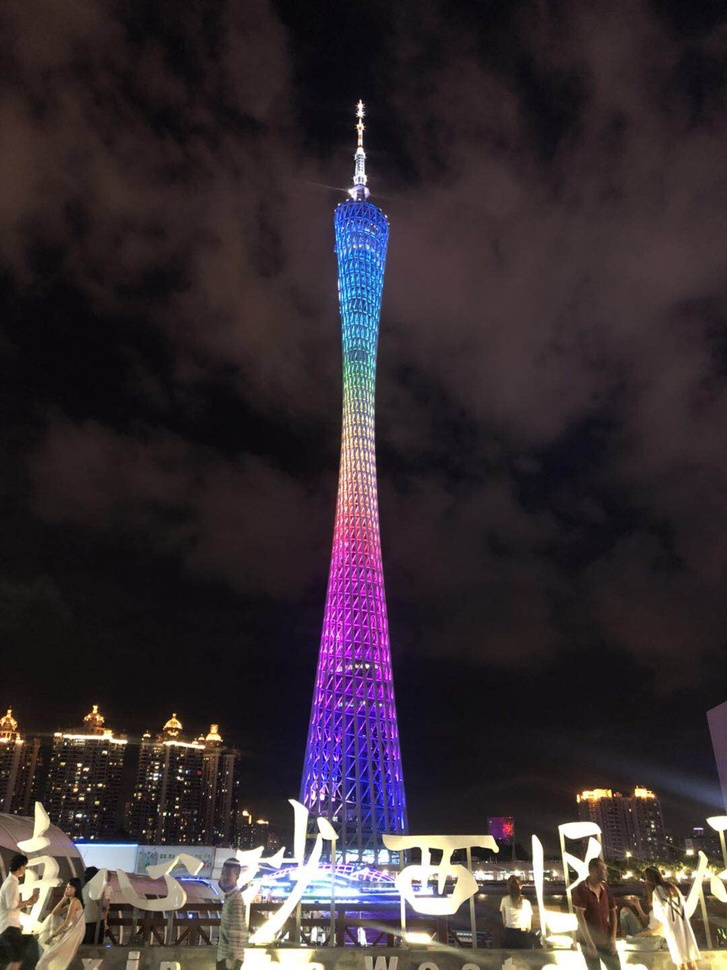
#> input picture 05_openCV/00_体验课资料/image.jpg, 727 x 970 px, shrunk from 1080 x 1440 before the run
$ jupyter execute '2.Image basics.ipynb'
#> lines starting #> are read from the running program, lines starting #| are printed output that depends on the picture; after the words box and inside, x2 and y2 are one past the last pixel; in counts of white or black regions, pixels touching at a corner belong together
[cell 1]
import cv2
import matplotlib.pyplot as plt

[cell 2]
image = cv2.imread('image.jpg')
#> image is the input picture: shape (970, 727, 3); mean B, G, R 51.5, 46.6, 55.9
(h,w,c) = image.shape
#> h = 970; w = 727; c = 3
print(image.shape)
#| (970, 727, 3)

[cell 3]
(b, g, r) = image[0,0]
#> b = 30; g = 31; r = 45
print(image[0,0])
#| [30 31 45]

[cell 4]
image[0,0] = (0, 0, 255)
#> image: shape (970, 727, 3); under 0.01% of pixels changed, all inside (x1, y1, x2, y2) = (0, 0, 1, 1)
(b, g, r) = image[0,0]
#> b = 0; g = 0; r = 255
print(image[0,0])
#| [  0   0 255]

[cell 5]
cX, cY = (w//2,h//2)
#> cX = 363; cY = 485
tl = image[0:cY,0:cX]
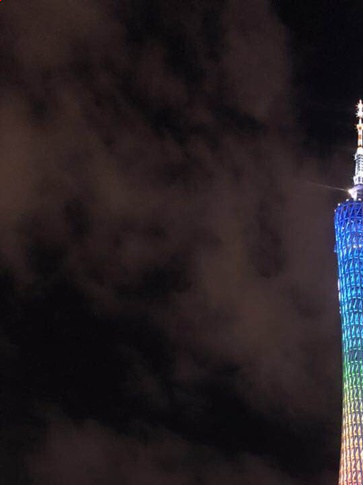
#> tl: shape (485, 363, 3); mean B, G, R 33, 29.8, 36.8
plt.imshow(tl)
plt.axis('off')
plt.show()

[cell 6]
tr = image[0:cY, cX:w]
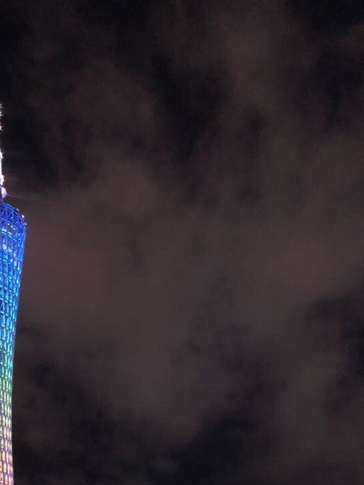
#> tr: shape (485, 364, 3); mean B, G, R 43.8, 38, 46.8
bl = image[cY:h, 0:cX]
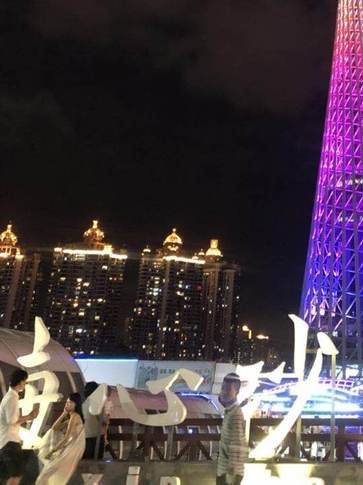
#> bl: shape (485, 363, 3); mean B, G, R 67.5, 60.5, 72.4
br = image[cY:h, cX:w]
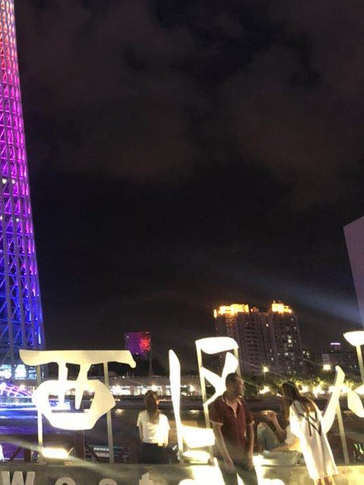
#> br: shape (485, 364, 3); mean B, G, R 61.9, 57.9, 67.8

def show(image):
    plt.imshow(image)
    plt.axis('off')
    plt.show()

show(tl)
show(tr)
show(bl)
show(br)

[cell 7]
image[0:cY,0:cX] = (0, 0, 255)
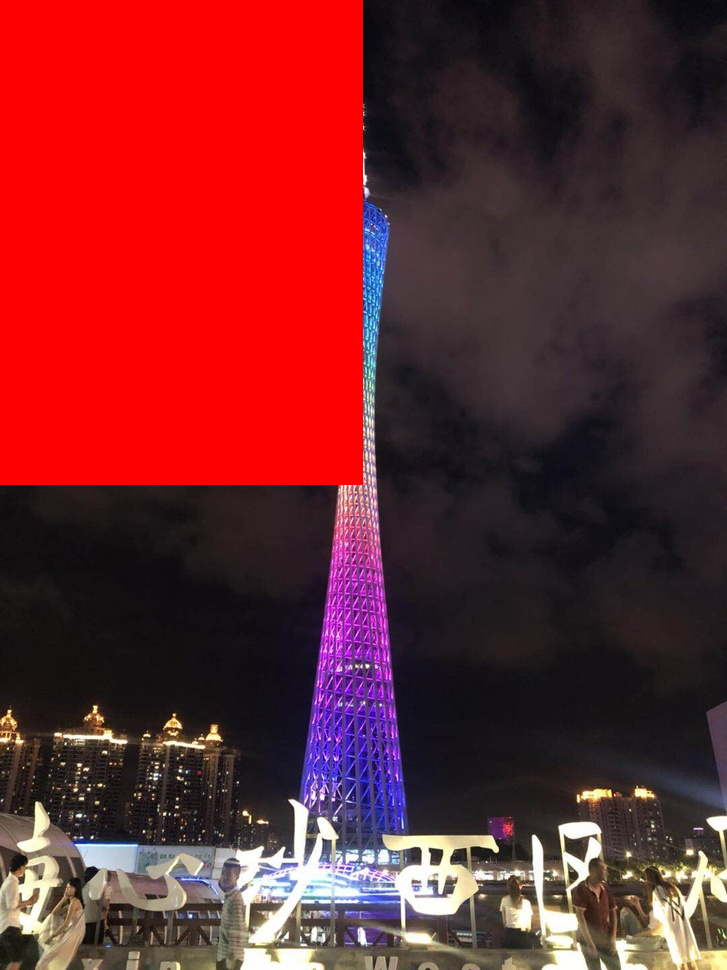
#> image: shape (970, 727, 3); mean B, G, R 43.3, 39.1, 110.4
show(image)

$ run again, with 05_openCV/00_体验课资料/face.png saved as 05_openCV/00_体验课资料/image.jpg
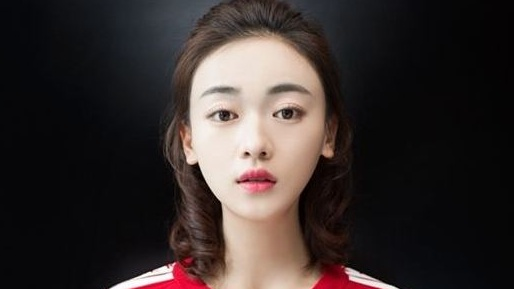
#> input picture 05_openCV/00_体验课资料/face.png, 514 x 289 px
#> image is the input picture: shape (289, 514, 3); mean B, G, R 45.2, 46.8, 55.4
#| (289, 514, 3)
#> `(b, g, r) = image[0,0]`: b = 12; g = 8; r = 7
#| [12  8  7]
#> `(b, g, r) = image[0,0]`: b = 0; r = 255
#| [  0   0 255]
#> `br = image[cY:h, cX:w]`:
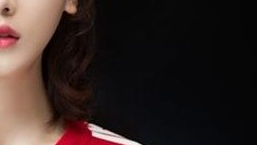
#> br: shape (145, 257, 3); mean B, G, R 33.9, 37, 50.1
#> `image[0:cY,0:cX] = (0, 0, 255)`:
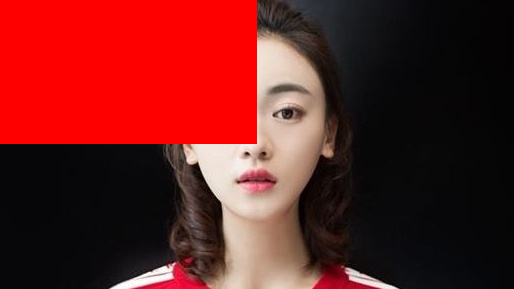
#> image: shape (289, 514, 3); mean B, G, R 30.3, 32, 103.3
